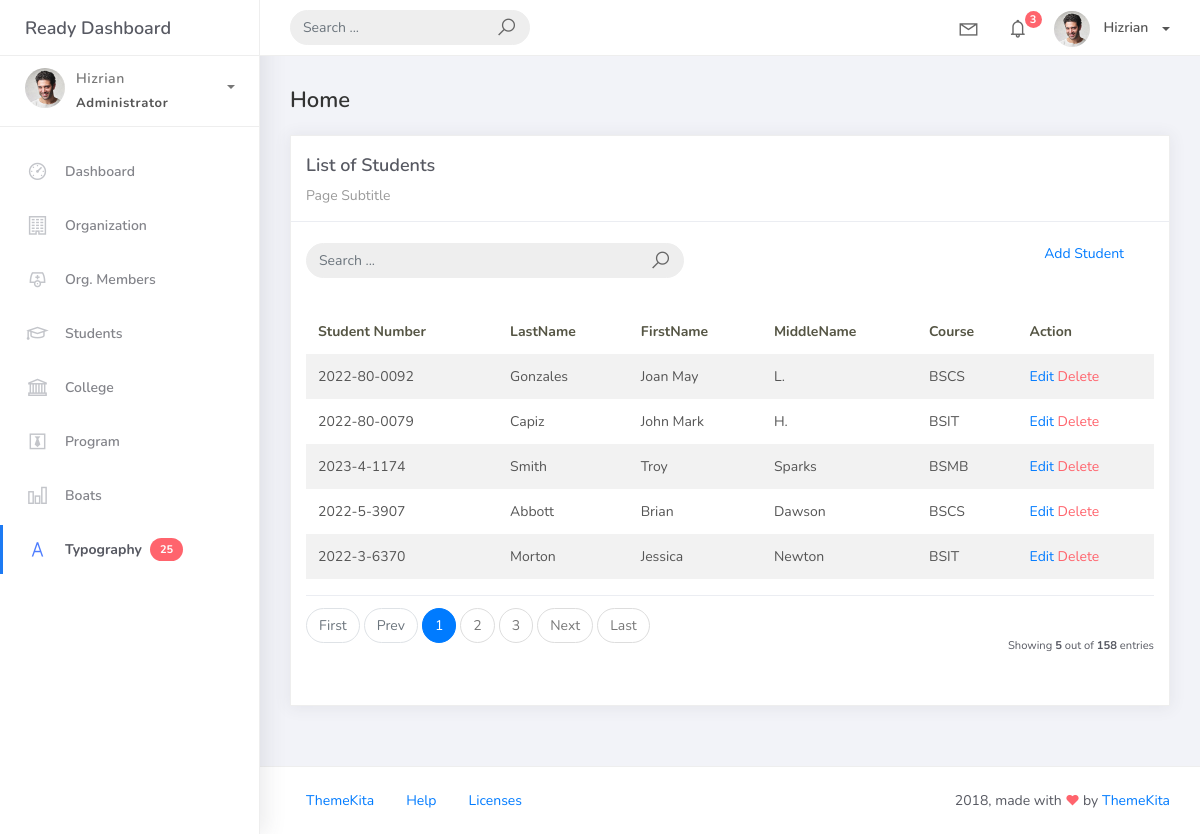
Screenshot of /student-list with the database file from the repository.
### studentorg/models.py (models this page shows, shortened)
class BaseModels(models.Model):
    created_at = models.DateTimeField(auto_now=True, db_index=True)
    updated_at = models.DateTimeField(auto_now=True)
    class Meta:
        abstract = True

class Student(BaseModels):
    student_id = models.CharField(max_length=15)
    lastname = models.CharField(max_length=25)
    firstname = models.CharField(max_length=25)
    middlename = models.CharField(max_length=25, blank=True, null=True)
    program = models.ForeignKey(Program, on_delete=models.CASCADE)

class Program(BaseModels):
    prog_name = models.CharField(max_length=150)
    college = models.ForeignKey(College, on_delete=models.CASCADE)
    def __str__(self):
        return self.prog_name

### studentorg/views.py (the view, shortened to what this page needs)
# urls.py: path('student-list', StudentList.as_view(), name='student-list'),
class StudentList(ListView):
    model = Student
    context_object_name = 'students'
    template_name = 'student_list.html'
    paginate_by = 5
    def get_queryset(self) -> QuerySet:
        query = self.request.GET.get('q')
        return Student.objects.all()

### templates/student_list.html (shortened to what this page needs)
{% extends 'base.html' %}
{% load static %}
{% block content %}
<div class="content">
    <div class="container-fluid">
        <h4 class="page-title">Home</h4>
        <div class="row">
            <div class="col-md-12">
                <div class="card">
                    <div class="card-header">
                        <div class="card-title">List of Students</div>
                        <div class="card-category">Page Subtitle</div>
                    </div>
                    <br />
                    <div class="col-md-12 row">
                        <div class="col-md-6">
                            <form class="navbar-left navbar-form nav-search mr-md-3" action="{% url 'student-list' %}">
                                <div class="input-group">
                                    <input type="text" placeholder="Search ..." class="form-control" name="q" />
                                    <div class="input-group-append">
                                        <span class="input-group-text">
                                            <i class="la la-search search-icon"></i>
                                        </span>
                                    </div>
                                </div>
                            </form>
                        </div>
                        <div class="col-md-6">
                            <div class="pull-right">
                                <a href="{% url 'student-add' %}">Add Student</a>
                            </div>
                        </div>
                    </div>
                    <div class="card-body">
                        <table class="table table-striped mt-3">
                            <thead>
                                <tr>
                                    <th scope="col">Student Number</th>
                                    <th scope="col">LastName</th>
                                    <th scope="col">FirstName</th>
                                    <th scope="col">MiddleName</th>
                                    <th scope="col">Course</th>
                                    <th scope="col">Action</th>
                                </tr>
                            </thead>
                            <tbody>
                                {% for object in object_list %}
                                <tr>
                                    <td>{{ object.student_id }}</td>
                                    <td>{{ object.lastname }}</td>
                                    <td>{{ object.firstname }}</td>
                                    <td>{{ object.middlename }}</td>
                                    <td>{{ object.program }}</td>
                                    <td>
                                        <a href="{% url 'student-update' object.id %}">Edit</a>
                                        <a href="{% url 'student-delete' object.id %}" class="text-danger">Delete</a>
                                    </td>
                                </tr>
                                {% empty %}
                                <tr>
                                    <td colspan="4" style="text-align: center;">
                                        <p class="text-sm font-weight-bold mb-0">No Records Found</p>
                                    </td>
                                </tr>
                                {% endfor %}
                            </tbody>
                        </table>
                        {% include 'includes/pagination.html' %}
                    </div>
                </div>
            </div>
        </div>
    </div>
</div>
{% endblock %}

### rows the page displays
Student: student_id "2022-80-0092", lastname "Gonzales", firstname "Joan May", middlename "L.", program "BSCS"
Student: student_id "2022-80-0079", lastname "Capiz", firstname "John Mark", middlename "H.", program "BSIT"
Student: student_id "2023-4-1174", lastname "Smith", firstname "Troy", middlename "Sparks", program "BSMB"
Student: student_id "2022-5-3907", lastname "Abbott", firstname "Brian", middlename "Dawson", program "BSCS"
Student: student_id "2022-3-6370", lastname "Morton", firstname "Jessica", middlename "Newton", program "BSIT"

### other values shown
{{ page_num }} "1"
{{ page_num }} "2" "3"
{{ object_list.count }} "5"
{{ paginator.count }} "158"
